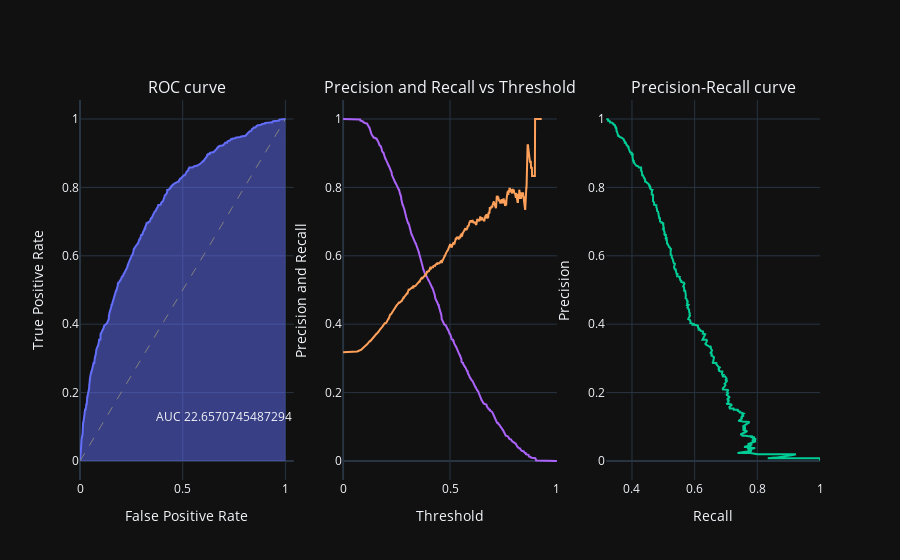

The notebook cell this image was saved under:
### Code cell
score = lazy_roc_auc(Y_test, predictions )
score.plot()

### Figure 1 — Plotly figure (JSON) as saved in the notebook; plotly's stock layout.template omitted (floating-point values rounded to 4 significant figures; data arrays with more than 128 entries replaced by an {"elided": "..."} marker saying what was removed)
{"data": [{"customdata": {"elided": "1001 float values"}, "fill": "tozeroy", "hovertemplate": "<b>Treshold: %{customdata:.3f}</b><br>False Positive Rate: %{x:.3f}<br>True Positive Rate: %{y:.3f}<br><br>Accuracy: %{text:.2f}<br>F1 score: %{hovertext:.2f}", "hovertext": {"elided": "1001 float values"}, "mode": "lines", "showlegend": false, "text": {"elided": "1001 float values"}, "type": "scatter", "x": {"elided": "1001 float values"}, "xaxis": "x", "y": {"elided": "1001 float values"}, "yaxis": "y"}, {"line": {"color": "gray", "dash": "dash", "width": 1}, "mode": "lines", "showlegend": false, "type": "scatter", "x": [0, 1], "xaxis": "x", "y": [0, 1], "yaxis": "y"}, {"mode": "lines", "showlegend": false, "type": "scatter", "x": {"elided": "1001 float values"}, "xaxis": "x3", "y": {"elided": "1001 float values"}, "yaxis": "y3"}, {"hovertemplate": "Размер популяции: %{x}<br>Количество итераций: %{y}<br>Время выполнения: %{customdata[0]:.2f} c<br>Погрешность выполнения: %{customdata[1]}", "mode": "lines", "showlegend": false, "type": "scatter", "x": {"elided": "1001 float values"}, "xaxis": "x2", "y": {"elided": "1001 float values"}, "yaxis": "y2"}, {"mode": "lines", "showlegend": false, "type": "scatter", "x": {"elided": "1001 float values"}, "xaxis": "x2", "y": {"elided": "1001 float values"}, "yaxis": "y2"}], "layout": {"annotations": [{"font": {"size": 16}, "showarrow": false, "text": "ROC curve", "x": 0.1444, "xanchor": "center", "xref": "paper", "y": 1, "yanchor": "bottom", "yref": "paper"}, {"font": {"size": 16}, "showarrow": false, "text": "Precision and Recall vs Threshold", "x": 0.5, "xanchor": "center", "xref": "paper", "y": 1, "yanchor": "bottom", "yref": "paper"}, {"font": {"size": 16}, "showarrow": false, "text": "Precision-Recall curve", "x": 0.8556, "xanchor": "center", "xref": "paper", "y": 1, "yanchor": "bottom", "yref": "paper"}, {"showarrow": false, "text": "AUC 22.6570745487294", "x": 0.7, "y": 0.1, "yshift": 10}], "hovermode": "x", "spikedistance": -1, "xaxis": {"anchor": "y", "domain": [0, 0.2889], "showspikes": true, "spikecolor": "gray", "spikedash": "dash", "spikemode": "across+toaxis", "spikesnap": "cursor", "spikethickness": 1, "title": {"text": "False Positive Rate"}}, "xaxis2": {"anchor": "y2", "domain": [0.3556, 0.6444], "showspikes": true, "spikecolor": "gray", "spikedash": "dash", "spikemode": "across+toaxis", "spikesnap": "cursor", "spikethickness": 1, "title": {"text": "Threshold"}}, "xaxis3": {"anchor": "y3", "domain": [0.7111, 1], "showspikes": true, "spikecolor": "gray", "spikedash": "dash", "spikemode": "across+toaxis", "spikesnap": "cursor", "spikethickness": 1, "title": {"text": "Recall"}}, "yaxis": {"anchor": "x", "domain": [0, 1], "showspikes": true, "spikecolor": "gray", "spikethickness": 1, "title": {"text": "True Positive Rate"}}, "yaxis2": {"anchor": "x2", "domain": [0, 1], "showspikes": true, "spikecolor": "gray", "spikethickness": 1, "title": {"text": "Precision and Recall"}}, "yaxis3": {"anchor": "x3", "domain": [0, 1], "showspikes": true, "spikecolor": "gray", "spikethickness": 1, "title": {"text": "Precision"}}}}
